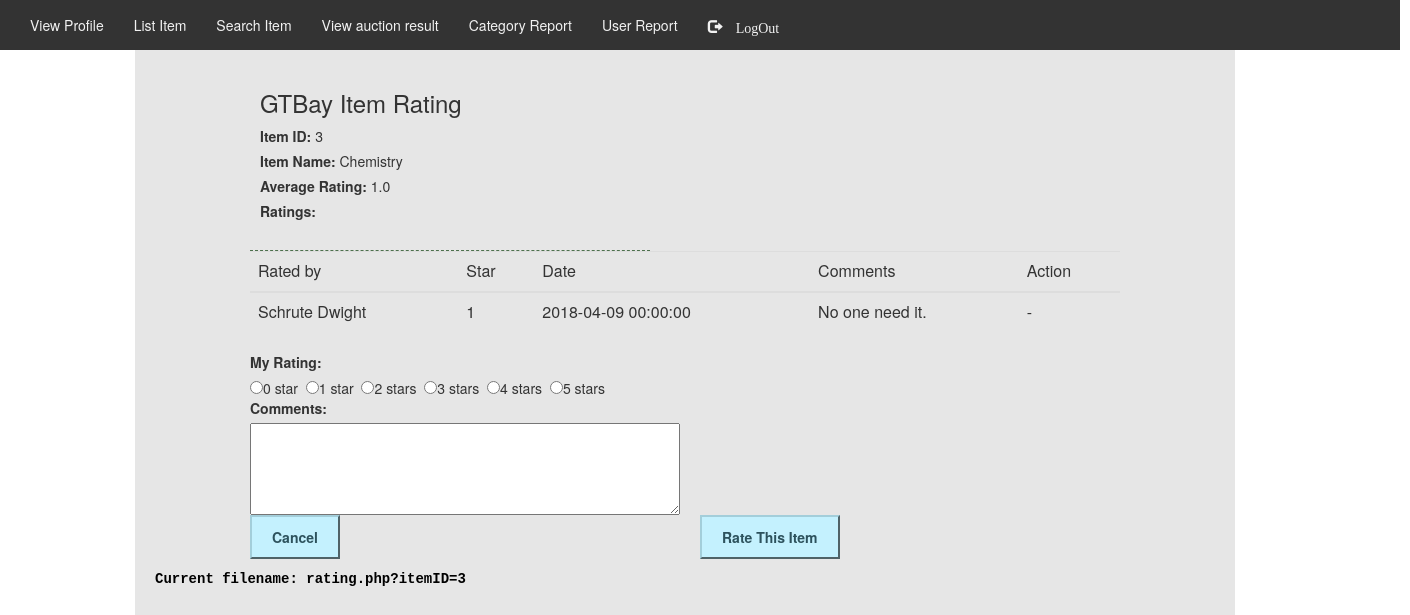
The page /rating.php?itemID=3 (signed in) on the database its author committed.
### tables this page shows
CREATE TABLE `Item` (
  `itemID` int(16) UNSIGNED NOT NULL AUTO_INCREMENT,
  `username` varchar(250) NOT NULL,
  `item_name` varchar(250) NOT NULL,
  `description` varchar(250) NOT NULL,
  `get_it_now_price` decimal(13,2) DEFAULT NULL,
  `minimum_sale_price` decimal(13,2) NOT NULL,
  `returnable` tinyint(1) NOT NULL,
  `starting_bid` decimal(13,2) NOT NULL,
  `auction_end_time` datetime NOT NULL,
  `category_name` varchar(250) NOT NULL,
  `condition_name` varchar(250) NOT NULL,
   PRIMARY KEY (itemID),
   KEY username (username),
   KEY condition_name (condition_name),
   KEY category_name (category_name)
);

CREATE TABLE `Rate` (
  `username` varchar(100) NOT NULL,
  `itemID` int(16) UNSIGNED NOT NULL,
  `star` int(16) NOT NULL,
  `comments` varchar(250) DEFAULT NULL,
  `rating_time` datetime NOT NULL,
   PRIMARY KEY (username,itemID),
   KEY username (username),
   KEY itemID (itemID) 
);

CREATE TABLE `User` (
  `userID` int(16) UNSIGNED NOT NULL AUTO_INCREMENT,
  `username` varchar(100) NOT NULL,
  `password` varchar(60) NOT NULL,
  `last_name` varchar(100) NOT NULL,
  `first_name` varchar(100) NOT NULL,
   PRIMARY KEY (userID),
   UNIQUE KEY username (username)
);

### rating.php (the view, shortened to what this page needs)
<?php
include('lib/common.php');
	$itemID = (int)$_GET['itemID'];
	$item_query = "SELECT Item.itemID,Item.item_name FROM Item WHERE Item.itemID = $itemID ";
    $item_result = mysqli_query($db, $item_query);
	if (!empty($item_result) && (mysqli_num_rows($item_result) == 0) ) {
        array_push($error_msg,  "SELECT ERROR: Item query <br>" . __FILE__ ." line:". __LINE__ );
    } else {
		while ($row = mysqli_fetch_array($item_result, MYSQLI_ASSOC)){
			$itemID = $row['itemID'];
			$item_name = $row['item_name'];
		}
	}
	$avgstar_query = "SELECT AVG(Rate.star) as avg_star FROM Rate WHERE Rate.itemID in (select Item.itemID from Item where LTRIM(RTRIM(Item.item_name)) = LTRIM(RTRIM('$item_name')) );";
    $avgstart_result = mysqli_query($db, $avgstar_query);
	if (!empty($avgstart_result) && (mysqli_num_rows($avgstart_result) == 0) ) {
        array_push($error_msg,  "SELECT ERROR: avg star query <br>" . __FILE__ ." line:". __LINE__ );
    } else {
		while ($row = mysqli_fetch_array($avgstart_result, MYSQLI_ASSOC)){
			$avg_star = $row['avg_star'];
		}
	}
	$ratings_query = "SELECT Rate.*, first_name, last_name FROM Rate,User WHERE itemID in (select Item.itemID from Item  where LTRIM(RTRIM(Item.item_name)) = LTRIM(RTRIM('$item_name')) )
						AND User.username = Rate.username ;" ;
	$ratings_result = mysqli_query($db, $ratings_query);
	$rating_count = mysqli_num_rows($ratings_result);
?>
<link rel="stylesheet" href="css/style.css">
<?php include("lib/menu.php"); ?>
    <div class="container">
			<div class="center_content">
				<div class="col-lg-10 col-lg-offset-1">
					<div class="features">
							<div class="profile_section">
			<h3>GTBay Item Rating</h3>
			<form class="ratingform" action="rating.php" method="post">
				<label>Item ID: </label>
				<?php print $itemID;?><br>
				<label>Item Name: </label>
				<?php print $item_name;?><br>
				<label>Average Rating: </label>
				<?php print number_format((float)$avg_star, 1, '.', '');?><br>
				<?php if ($rating_count > 0 ) : ?>
					<label><strong>Ratings: </strong></label>
				</div>
					<table class="table table-hover">
						<tr>
							<td class='heading'>Rated by</td>
							<td class='heading'>Star</td>
							<td class='heading'>Date</td>
							<td class='heading'>Comments</td>
							<td class='heading'>Action</td>
						</tr>
						<tbody>
							<?php
							if (isset($ratings_result)) {
								while ($row = mysqli_fetch_array($ratings_result, MYSQLI_ASSOC)){
									print "<tr>";
									print "<td>{$row['first_name']} {$row['last_name']}</td>";
									print "<td>{$row['star']}</td>";
									print "<td>{$row['rating_time']}</td>";
									print "<td>{$row['comments']}</td>";
									if($row['username'] == $_SESSION['username']) {
										print "<td><a href='rating.php?itemID=".$itemID."&deleteID=".$row['itemID']."'><input type='button' name='delete_btn' value='Delete'/></a></td>";
									} else {
										print "<td> - </td>";
									}
									print "</tr>";
								}
							}
							?>
						</tbody>
					</table>
				<?php endif; ?>
				<label>My Rating: </label><br>
					<input type="radio" name="your_star" <?php if(isset($your_star) && $your_star==0);?> value="0"/>0 star&nbsp
					<input type="radio" name="your_star" <?php if(isset($your_star) && $your_star==1);?> value="1"/>1 star&nbsp
					<input type="radio" name="your_star" <?php if(isset($your_star) && $your_star==2);?> value="2"/>2 stars&nbsp
					<input type="radio" name="your_star" <?php if(isset($your_star) && $your_star==3);?> value="3"/>3 stars&nbsp
					<input type="radio" name="your_star" <?php if(isset($your_star) && $your_star==4);?> value="4"/>4 stars&nbsp
					<input type="radio" name="your_star" <?php if(isset($your_star) && $your_star==5);?> value="5"/>5 stars<br>
				<label>Comments: </label><br>
				<textarea type="text" class="inputvalues" name="your_comment" rows = "4"></textarea>
				<div class = "row">
					<div id = "button" class="col-md-6">
						<a href="bid_item.php?itemID=<?php echo $itemID; ?>"><input type="button" value="Cancel" class="button" /></a>
					</div>
					<div class="col-md-6">
						<input name="rate_btn" type="submit" class="button" value="Rate This Item"/>
					</div>
			 </div>
	</div>
</div>
		<?php include("lib/error.php"); ?>
</div>
</div>
</body>
</html>

### css/style.css (style rules this page uses)
body { margin: 0; font-family: Arial, Helvetica, sans-serif; }
.center_content { background-color: #e6e6e6; padding: 10px; height: 1200px; width: 1100px; }
.button { border-top: 2px solid #a3ceda; border-left: 2px solid #a3ceda; border-right: 2px solid #4f6267; border-bottom: 2px solid #4f6267; padding: 10px 20px !important; font-size: 14px !important; background-color: #c4f1fe; font-weight: bold; color: #2d525d; }
.profile_section { float:left; width:400px; border-bottom:1px #4d704d dashed; padding:10px 10px 10px 10px; }
.inputvalues { width:430px; margin:0 auto; padding:5px; }

### rows shown on the page
item: itemID "3", item_name "Chemistry"
rate: user.first_name "Schrute", user.last_name "Dwight", star "1", rating_time "2018-04-09 00:00:00", comments "No one need it."

### other values the page prints
$avg_star "1.0"
$query "Current filename: rating.php?itemID=3"
